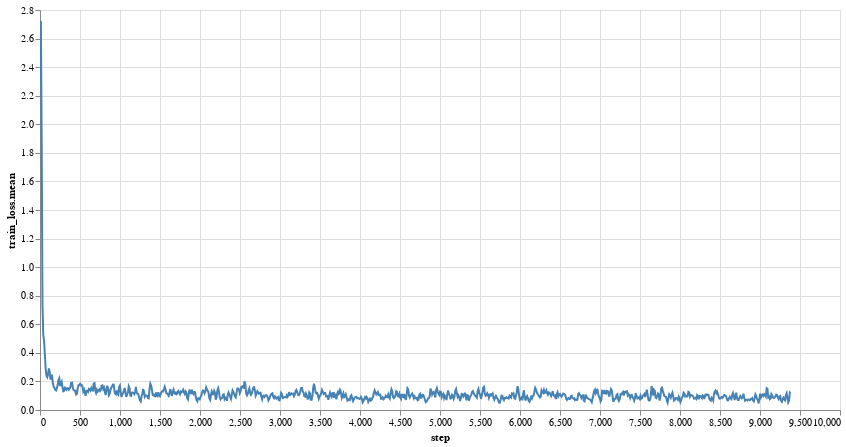

The code cell stored with this chart in its notebook:
### Markdown cell above
I mostly use Tensorboard's Scalars and Distributions tabs.

Scalars can be easily replicated on a notebook.

### Code cell
a.tb.render_scalar_simple(Scalars.train_loss, points=None).interactive()

### Figure 1 — Vega-Lite specification as saved in the notebook (floating-point values rounded to 4 significant figures; data arrays with more than 128 entries replaced by an {"elided": "..."} marker saying what was removed)
{"config": {"view": {"continuousWidth": 400, "continuousHeight": 300}}, "layer": [{"mark": {"type": "area", "opacity": 0.6}, "encoding": {"color": {"value": "steelblue"}, "x": {"type": "quantitative", "field": "step"}, "y": {"type": "quantitative", "field": "v4"}, "y2": {"field": "v6"}}, "selection": {"selector001": {"type": "interval", "bind": "scales", "encodings": ["x", "y"]}}}, {"mark": {"type": "area", "opacity": 0.36}, "encoding": {"color": {"value": "steelblue"}, "x": {"type": "quantitative", "field": "step"}, "y": {"type": "quantitative", "field": "v3"}, "y2": {"field": "v7"}}}, {"mark": {"type": "area", "opacity": 0.216}, "encoding": {"color": {"value": "steelblue"}, "x": {"type": "quantitative", "field": "step"}, "y": {"type": "quantitative", "field": "v2"}, "y2": {"field": "v8"}}}, {"mark": {"type": "area", "opacity": 0.1296}, "encoding": {"color": {"value": "steelblue"}, "x": {"type": "quantitative", "field": "step"}, "y": {"type": "quantitative", "field": "v1"}, "y2": {"field": "v9"}}}, {"mark": "line", "encoding": {"color": {"value": "steelblue"}, "x": {"type": "quantitative", "field": "step"}, "y": {"type": "quantitative", "field": "v5", "title": "train_loss.mean"}}}], "data": {"values": {"elided": "950 records"}}, "height": 400, "width": 800, "$schema": "https://vega.github.io/schema/vega-lite/v4.8.1.json"}
